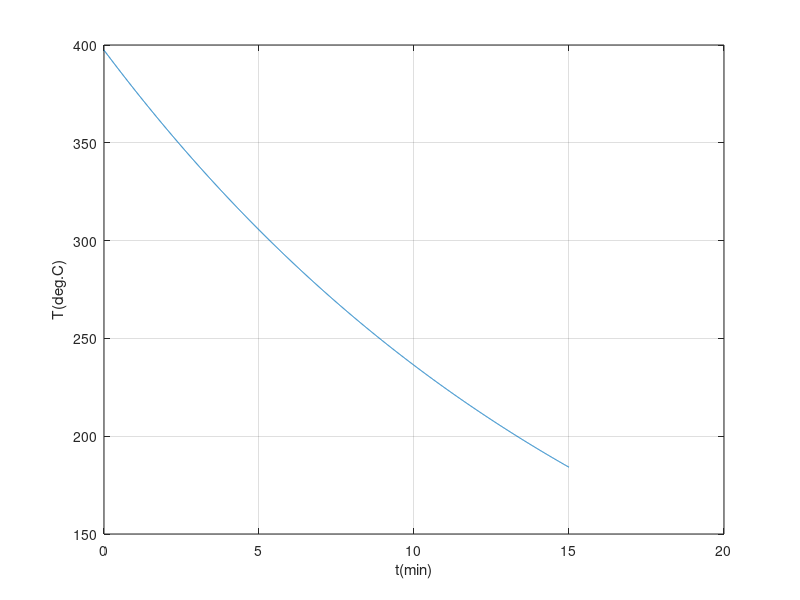

MATLAB code to generate this figure:
% htcond.m
D = 0.05; h = 98.6; k = 1.18; alpa = 4.97e-7; Ta = 25; Ti = 340; t = linspace(0,15*60,2000);
f = @(x) x*tan(x) - h*D/k/2; x0 = 0.1; gam = fzero(f,x0);
T = Ta + (Ti-Ta)*4*sin(gam).*exp(-4*gam^2*alpa*t/D^2)/(2*gam+sin(2*gam));
fprintf('gamma = %g\n', gam);
plot(t/60,T), grid,xlabel('t(min)'), ylabel('T(deg.C)')
